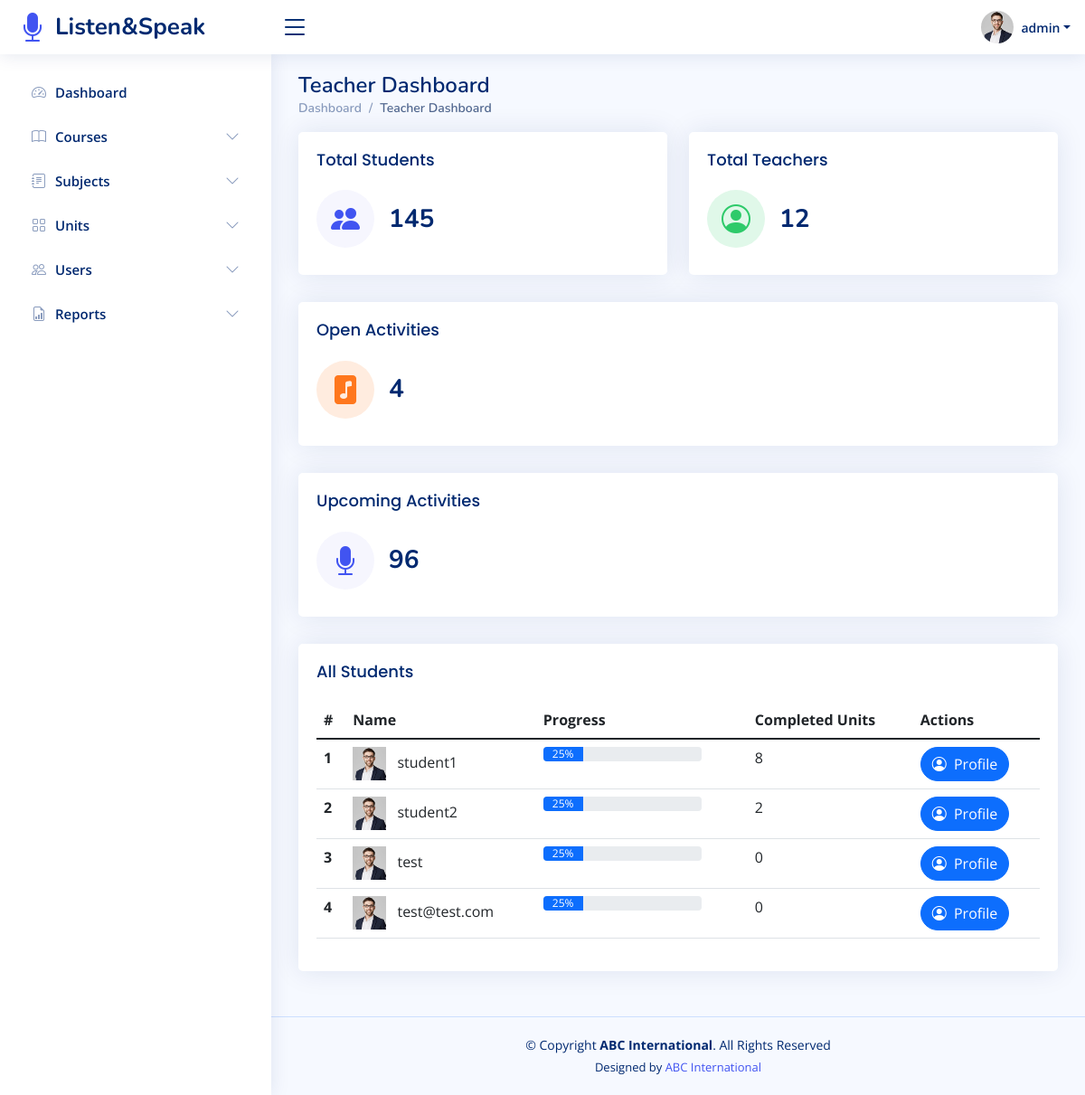
Page /adminDashboard.php (signed in) on the committed database.
### tables this page shows
CREATE TABLE `users` (
  `user_id` int(11) NOT NULL,
  `pic` varchar(100) NOT NULL DEFAULT 'default.jpg',
  `email` varchar(100) NOT NULL,
  `user_type` enum('Admin','Student','Teacher') NOT NULL,
  `fullName` varchar(255) NOT NULL,
  `pass` varchar(255) NOT NULL,
  `address` text DEFAULT NULL,
  `phone` varchar(100) DEFAULT NULL,
  `country` varchar(100) DEFAULT NULL
);

### app/app.php (called while the page is built, shortened)
<?php
	function root(): string{
		return $GLOBALS["prod"] == true ? "http://abcdatabase.online/" : "http://localhost/listenSpeak/";
	}
?>

### app/__studentsTable.php (the view)
<?php
    function countUnits($id): int {
        $s = "SELECT * FROM student_units WHERE student_id = $id";
        $res = mysqli_query($GLOBALS["con"], $s);
        return mysqli_num_rows($res);
    }
?>
<div class="row">
    <div class="col-lg-12">
        <div class="card">
            <div class="card-body">
                <h5 class="card-title">All Students</h5>
                <table class="table datatable">
                    <thead>
                    <tr>
                        <th scope="col">#</th>
                        <th scope="col">Name</th>
                        <th scope="col">Progress</th>
                        <th scope="col">Completed Units</th>
                        <th scope="col">Actions</th>
                    </tr>
                    </thead>
                    <tbody>
                    <?php
                        $s = "SELECT * FROM users WHERE user_type='Student'";
                        $res = mysqli_query($con, $s);
                        if(mysqli_num_rows($res)){
                            $count = 1;
                            while ($row = mysqli_fetch_array($res)){
                                ?>
                                <tr>
                                    <th scope="row"><?=$count++?></th>
                                    <td>
                                        <img height="37px" src="assets/img/students/<?=$row["pic"]?>" alt="" class="me-2">
                                        <?=$row["fullName"]?>
                                    </td>
                                    <td>
                                        <div class="progress" style="width: 175px">
                                            <div class="progress-bar" role="progressbar" style="width: 25%;" aria-valuenow="25" aria-valuemin="0" aria-valuemax="100">25%</div>
                                        </div>
                                    </td>
                                    <td>
                                        <?=countUnits($row["user_id"])?>
                                    </td>
                                    <td>
                                        <a href="<?=root()?>showProfile.php?id=<?=$row["user_id"]?>" class="btn btn-primary rounded-pill">
                                            <i class="bi bi-person-circle me-1"></i>
                                            Profile
                                        </a>
                                    </td>
                                </tr>
                    <?php
                            }
                        }
                    ?>
                    </tbody>
                </table>
            </div>
        </div>
    </div>
</div>

### assets/css/style.css (style rules this page uses)
:root { scroll-behavior: smooth; }
body { font-family: "Open Sans", sans-serif; background: #f6f9ff; color: #444444; }
a { color: #4154f1; text-decoration: none; }
h1, h2, h3, h4, h5, h6 { font-family: "Nunito", sans-serif; }
.card { margin-bottom: 30px; border: none; border-radius: 5px; box-shadow: 0px 0 30px rgba(1, 41, 112, 0.1); overflow: hidden; }
.card-title { padding: 20px 0 15px 0; font-size: 18px; font-weight: 500; color: #012970; font-family: "Poppins", sans-serif; }
.card-body { padding: 0 20px 20px 20px; }

### rows in the picture
users: pic (placeholder picture), fullName "student1", user_id "8"
users: pic (placeholder picture), fullName "student2", user_id "2"
users: pic (placeholder picture), fullName "test", user_id "0"
users: pic (placeholder picture), fullName "test@test.com", user_id "0"

### other values in the picture
$_SESSION["fullName"] "admin"
$item['title'] "Dashboard"
$item['title'] "Courses"
$item['title'] "Subjects"
$item['title'] "Units"
$item['title'] "Users"
$item['title'] "Reports"
$title "Teacher Dashboard"
